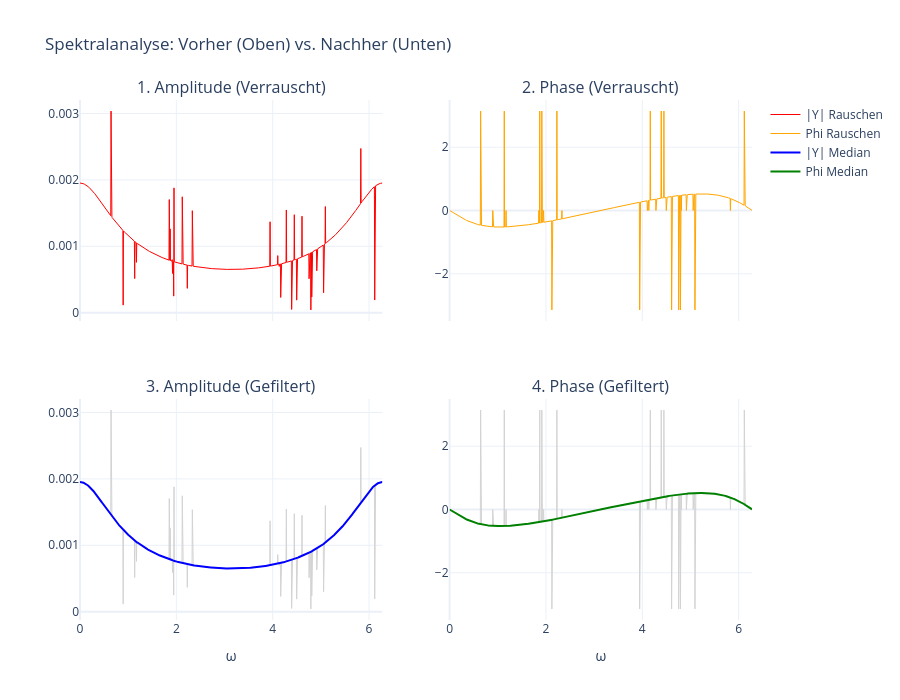

This figure's notebook cell:
### Markdown cell above
## Plots

### Code cell
# Wir erstellen ein 2x2 Grid
fig = make_subplots(
    rows=2,
    cols=2,
    shared_xaxes=True,  # X-Achsen zoomen gemeinsam
    vertical_spacing=0.15,
    horizontal_spacing=0.1,
    subplot_titles=(
        "1. Amplitude (Verrauscht)",
        "2. Phase (Verrauscht)",  # Reihe 1
        "3. Amplitude (Gefiltert)",
        "4. Phase (Gefiltert)",  # Reihe 2
    ),
)

# --- REIHE 1: VERRAUSCHT ---
# Col 1: Amplitude
fig.add_trace(
    go.Scatter(x=w, y=y_abs, name="|Y| Rauschen", line=dict(color="red", width=1)),
    row=1,
    col=1,
)

# Col 2: Phase (Markers sind hier oft besser lesbar)
fig.add_trace(
    go.Scatter(x=w, y=y_phase, name="Phi Rauschen", line=dict(color="orange", width=1)),
    row=1,
    col=2,
)

# --- REIHE 2: GEFILTERT ---
# Col 1: Amplitude
# Wir plotten das Original leicht im Hintergrund (grau) zum Vergleich
fig.add_trace(
    go.Scatter(
        x=w,
        y=y_abs,
        name="Ref: Rauschen",
        line=dict(color="lightgray", width=1),
        showlegend=False,
    ),
    row=2,
    col=1,
)
fig.add_trace(
    go.Scatter(x=w, y=y_abs_corr, name="|Y| Median", line=dict(color="blue", width=2)),
    row=2,
    col=1,
)

# Col 2: Phase
fig.add_trace(
    go.Scatter(
        x=w,
        y=y_phase,
        name="Ref: Rauschen",
        line=dict(color="lightgray", width=1),
        showlegend=False,
    ),
    row=2,
    col=2,
)
fig.add_trace(
    go.Scatter(
        x=w, y=y_phase_corr, name="Phi Median", line=dict(color="green", width=2)
    ),
    row=2,
    col=2,
)

# Layout
fig.update_layout(
    height=700,
    title_text="Spektralanalyse: Vorher (Oben) vs. Nachher (Unten)",
    template="plotly_white",
)
fig.update_xaxes(title_text="ω", row=2, col=1)
fig.update_xaxes(title_text="ω", row=2, col=2)
fig.show()

### Figure 1 — Plotly figure (JSON) as saved in the notebook; plotly's stock layout.template omitted (floating-point values rounded to 4 significant figures; data arrays with more than 128 entries replaced by an {"elided": "..."} marker saying what was removed)
{"data": [{"line": {"color": "red", "width": 1}, "name": "|Y| Rauschen", "type": "scatter", "x": {"elided": "1024 float values"}, "xaxis": "x", "y": {"elided": "1024 float values"}, "yaxis": "y"}, {"line": {"color": "orange", "width": 1}, "name": "Phi Rauschen", "type": "scatter", "x": {"elided": "1024 float values"}, "xaxis": "x2", "y": {"elided": "1024 float values"}, "yaxis": "y2"}, {"line": {"color": "lightgray", "width": 1}, "name": "Ref: Rauschen", "showlegend": false, "type": "scatter", "x": {"elided": "1024 float values"}, "xaxis": "x3", "y": {"elided": "1024 float values"}, "yaxis": "y3"}, {"line": {"color": "blue", "width": 2}, "name": "|Y| Median", "type": "scatter", "x": {"elided": "1024 float values"}, "xaxis": "x3", "y": {"elided": "1024 float values"}, "yaxis": "y3"}, {"line": {"color": "lightgray", "width": 1}, "name": "Ref: Rauschen", "showlegend": false, "type": "scatter", "x": {"elided": "1024 float values"}, "xaxis": "x4", "y": {"elided": "1024 float values"}, "yaxis": "y4"}, {"line": {"color": "green", "width": 2}, "name": "Phi Median", "type": "scatter", "x": {"elided": "1024 float values"}, "xaxis": "x4", "y": {"elided": "1024 float values"}, "yaxis": "y4"}], "layout": {"annotations": [{"font": {"size": 16}, "showarrow": false, "text": "1. Amplitude (Verrauscht)", "x": 0.225, "xanchor": "center", "xref": "paper", "y": 1, "yanchor": "bottom", "yref": "paper"}, {"font": {"size": 16}, "showarrow": false, "text": "2. Phase (Verrauscht)", "x": 0.775, "xanchor": "center", "xref": "paper", "y": 1, "yanchor": "bottom", "yref": "paper"}, {"font": {"size": 16}, "showarrow": false, "text": "3. Amplitude (Gefiltert)", "x": 0.225, "xanchor": "center", "xref": "paper", "y": 0.425, "yanchor": "bottom", "yref": "paper"}, {"font": {"size": 16}, "showarrow": false, "text": "4. Phase (Gefiltert)", "x": 0.775, "xanchor": "center", "xref": "paper", "y": 0.425, "yanchor": "bottom", "yref": "paper"}], "height": 700, "title": {"text": "Spektralanalyse: Vorher (Oben) vs. Nachher (Unten)"}, "xaxis": {"anchor": "y", "domain": [0, 0.45], "matches": "x3", "showticklabels": false}, "xaxis2": {"anchor": "y2", "domain": [0.55, 1], "matches": "x4", "showticklabels": false}, "xaxis3": {"anchor": "y3", "domain": [0, 0.45], "title": {"text": "ω"}}, "xaxis4": {"anchor": "y4", "domain": [0.55, 1], "title": {"text": "ω"}}, "yaxis": {"anchor": "x", "domain": [0.575, 1]}, "yaxis2": {"anchor": "x2", "domain": [0.575, 1]}, "yaxis3": {"anchor": "x3", "domain": [0, 0.425]}, "yaxis4": {"anchor": "x4", "domain": [0, 0.425]}}}
